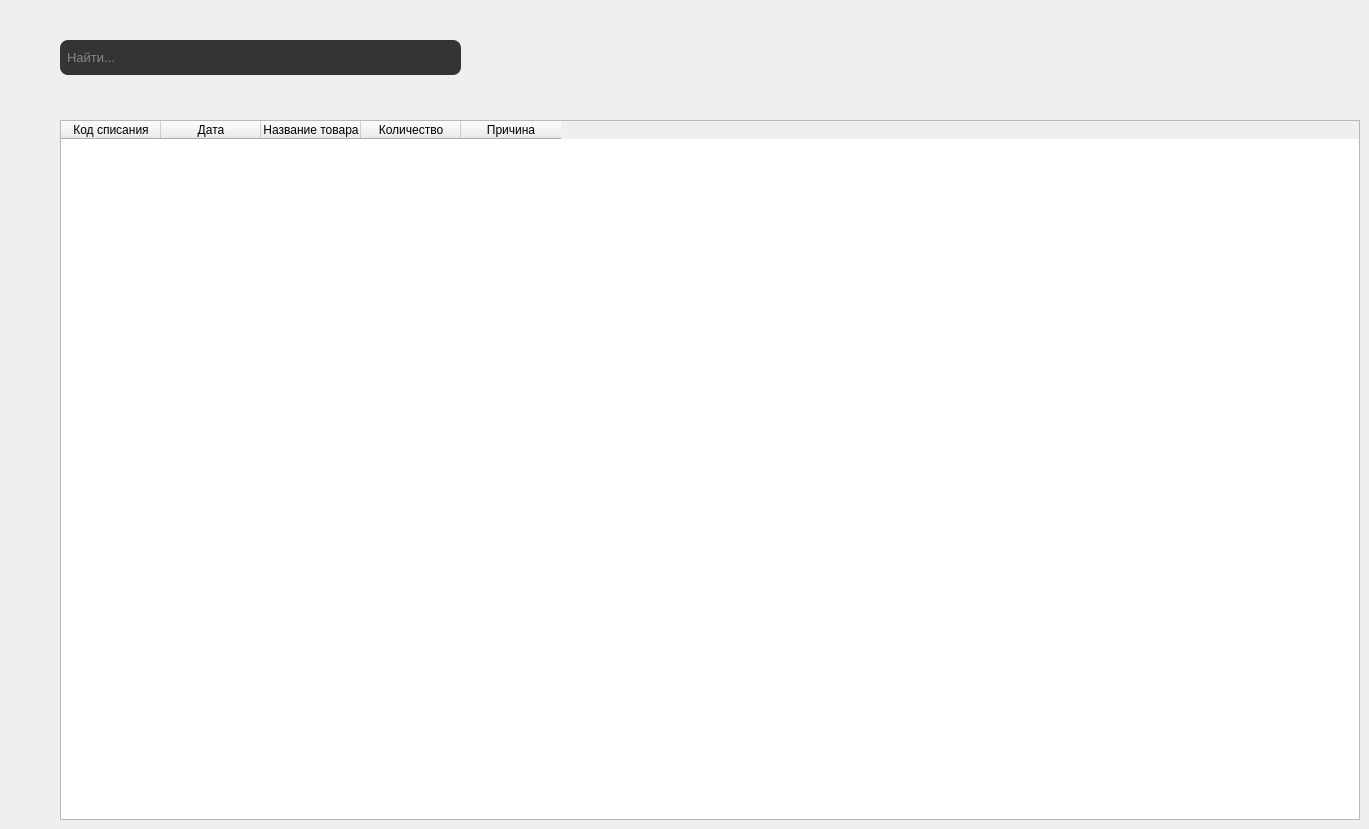
          <widget class="QWidget" name="writeOffs_main">
           <widget class="QTableWidget" name="writeOffs_main_table">
            <property name="geometry">
             <rect>
              <x>60</x>
              <y>120</y>
              <width>1300</width>
              <height>700</height>
             </rect>
            </property>
            <column>
             <property name="text">
              <string>Код списания</string>
             </property>
            </column>
            <column>
             <property name="text">
              <string>Дата</string>
             </property>
            </column>
            <column>
             <property name="text">
              <string>Название товара</string>
             </property>
            </column>
            <column>
             <property name="text">
              <string>Количество</string>
             </property>
            </column>
            <column>
             <property name="text">
              <string>Причина</string>
             </property>
            </column>
           </widget>
           <widget class="QLineEdit" name="writeOffs_main_search">
            <property name="geometry">
             <rect>
              <x>60</x>
              <y>40</y>
              <width>401</width>
              <height>35</height>
             </rect>
            </property>
            <property name="font">
             <font>
              <family>Ubuntu</family>
              <pointsize>10</pointsize>
              <weight>3</weight>
              <italic>false</italic>
              <bold>false</bold>
             </font>
            </property>
            <property name="styleSheet">
             <string notr="true">color: rgb(217, 217, 217);
font: 25 10pt &quot;Ubuntu&quot;;
padding: 5px;
padding-right: 35px;
border-radius: 8px;
border-color: rgb(66, 66, 66);
background-color: rgb(52, 52, 52);</string>
            </property>
            <property name="text">
             <string/>
            </property>
            <property name="placeholderText">
             <string>Найти...</string>
            </property>
           </widget>
           <widget class="QLabel" name="writeOffs_main_searchImg">
            <property name="geometry">
             <rect>
              <x>430</x>
              <y>50</y>
              <width>18</width>
              <height>18</height>
             </rect>
            </property>
            <property name="styleSheet">
             <string notr="true">background: none</string>
            </property>
            <property name="text">
             <string/>
            </property>
            <property name="pixmap">
             <pixmap>assets/search.png</pixmap>
            </property>
           </widget>
           <widget class="QLabel" name="writeOffs_main_create">
            <property name="geometry">
             <rect>
              <x>1200</x>
              <y>50</y>
              <width>160</width>
              <height>20</height>
             </rect>
            </property>
            <property name="text">
             <string/>
            </property>
            <property name="pixmap">
             <pixmap>assets/new_write-off.png</pixmap>
            </property>
           </widget>
          </widget>
